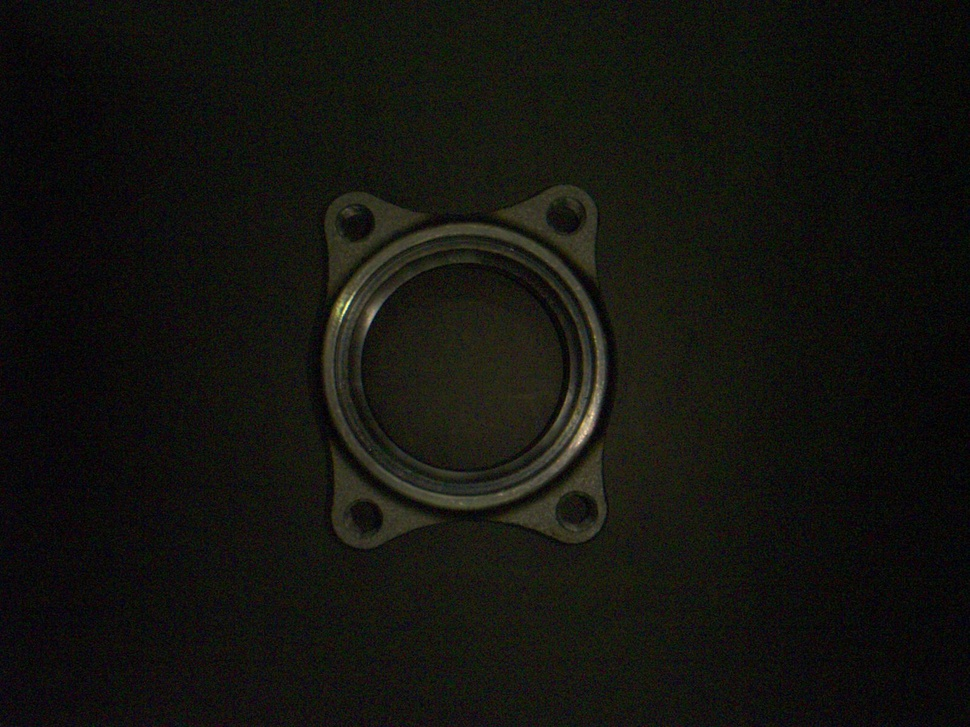
#> input picture data/process/img/6.jpg, 970 x 727 px, shrunk from 1600 x 1200 before the run
$ python traditionmethod.py
#> lines starting #> are read from the running program, lines starting #| are printed output that depends on the picture; after the words box and inside, x2 and y2 are one past the last pixel; in counts of white or black regions, pixels touching at a corner belong together
import cv2
import numpy as np
import os
import shutil
import time


# [58 lines of commented-out code are left out]
dir = 'data/detect_new/'
outdir = 'opencvtest/'
shutil.rmtree(outdir)
os.makedirs(outdir)

# 00000004_7.jpg
image = cv2.imread('data/process/img/6.jpg')
#> image is the input picture: shape (727, 970, 3); mean B, G, R 15.2, 19.6, 19.7
cv2.imwrite(outdir+'1origin.jpg', image)

img = image.copy()

# 灰度图像
img = cv2.cvtColor(img, cv2.COLOR_BGR2GRAY)
cv2.imwrite(outdir+'2gray.jpg',img)

# 二值图像
ret, thresh = cv2.threshold(img, 37, 255, cv2.THRESH_BINARY)
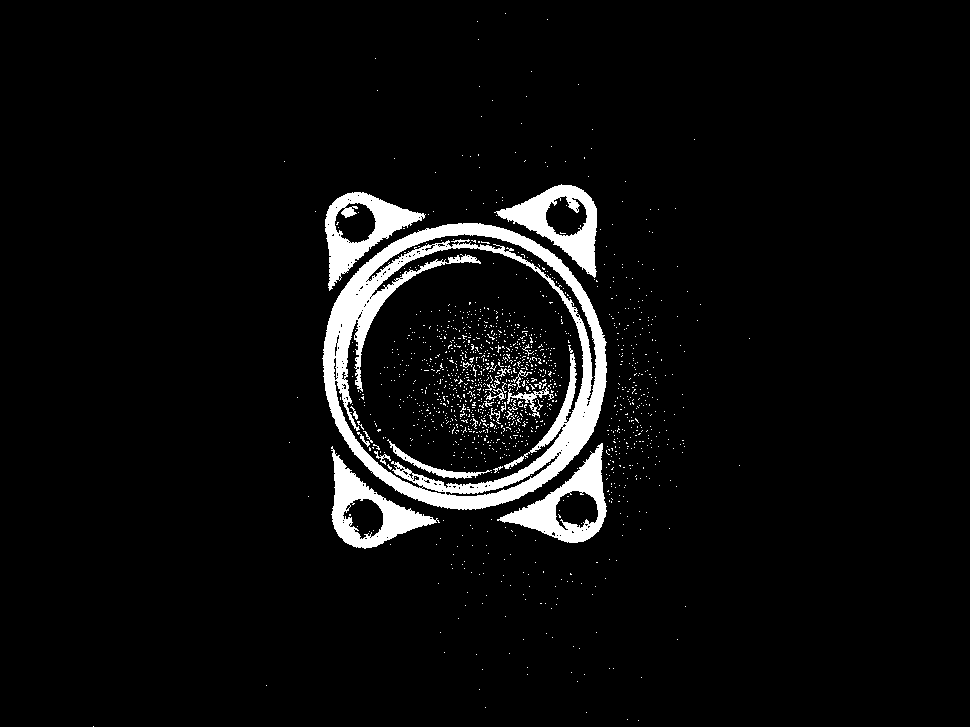
#> thresh: shape (727, 970); 5.2% white; 1363 white regions (1339 under 20 px), largest, box (x1, y1, x2, y2) and area: (322, 223, 607, 510) 18664, (497, 443, 607, 543) 3491, (331, 446, 440, 549) 3466
cv2.imwrite(outdir+'3binary.jpg', thresh)

# 开运算
g = cv2.getStructuringElement(cv2.MORPH_RECT, (5, 5))
img_open = cv2.morphologyEx(thresh, cv2.MORPH_OPEN, g)
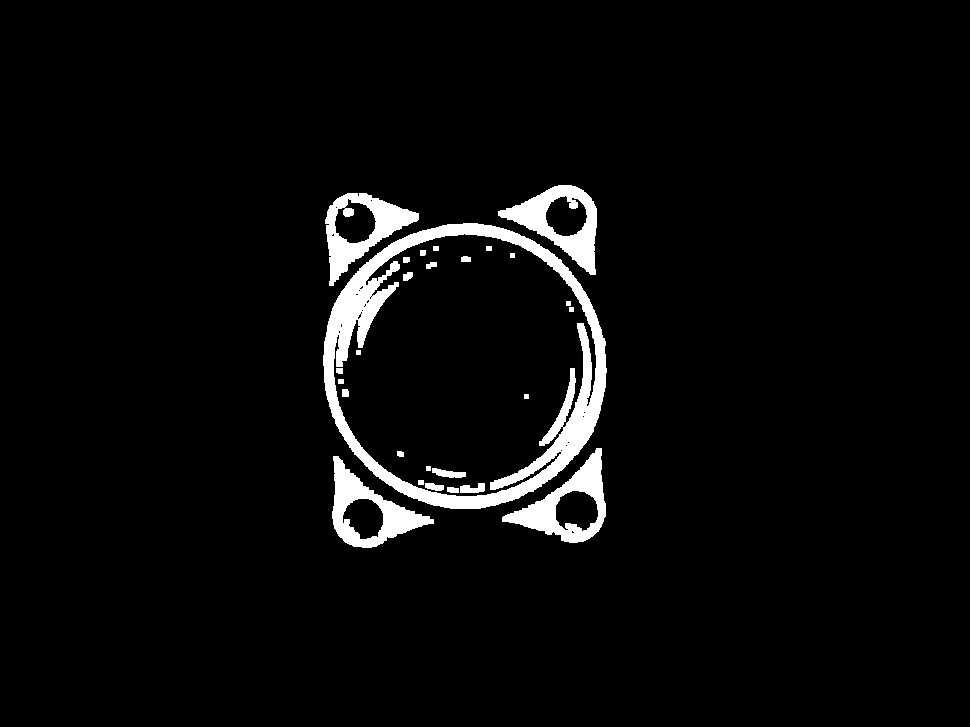
#> img_open: shape (727, 970); 4.1% white; 27 white regions
cv2.imwrite(outdir+'4open.jpg', img_open)

# 找轮廓
contours, hierarchy = cv2.findContours(
    img_open, cv2.RETR_EXTERNAL, cv2.CHAIN_APPROX_SIMPLE)
#> contours = 5 contours; box (x1, y1, x2, y2) and area: (323, 223, 607, 509) 63187, (502, 448, 606, 543) 4401, (498, 185, 597, 275) 4361, (332, 456, 434, 548) 4231, (325, 193, 419, 286) 4203
img_cont = image.copy()
cv2.drawContours(img_cont, contours, -1, (0, 0, 255), 3)
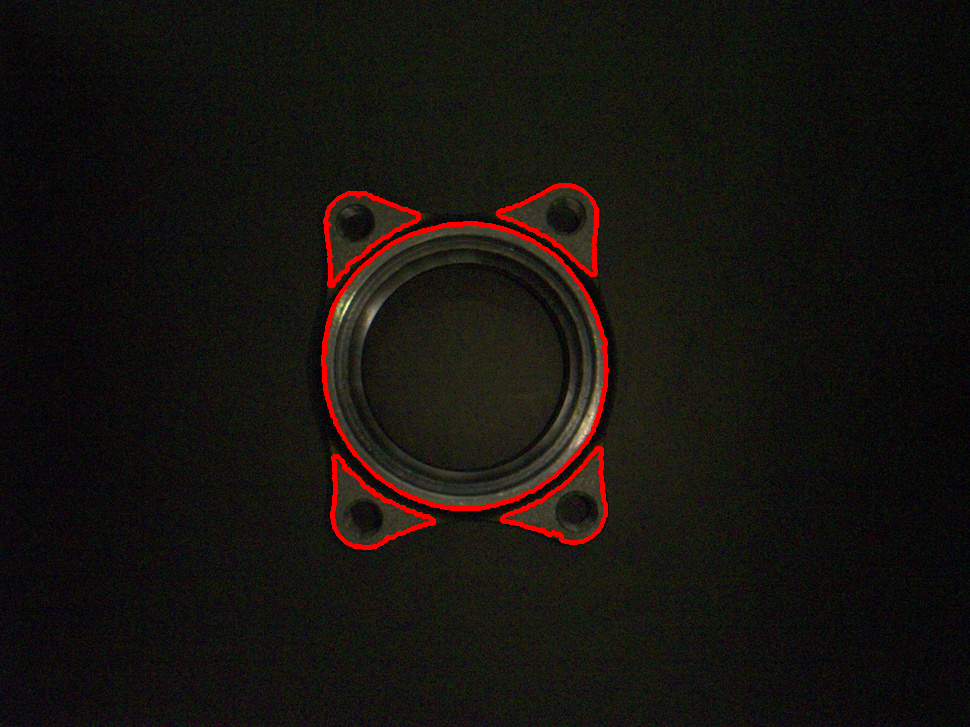
#> img_cont: shape (727, 970, 3); 1.41% of pixels changed, all inside (x1, y1, x2, y2) = (321, 183, 609, 550)

contour = []
for cont in contours:
    contour.extend(cont)
#> this loop made 5 passes
#> after the loop, contour = 1023 items, first 6: [[333, 456]], [[333, 460]], [[334, 461]], [[334, 472]], [[335, 473]], [[334, 474]]

cv2.imwrite(outdir+'5contour.jpg', img_cont)


min_rect = cv2.minAreaRect(np.array(contour))
#> min_rect = ((464.5, 367.3), (282.7, 357.5), -2.12)
box = cv2.boxPoints(min_rect)
#> box = [[329.9, 551.2], [316.7, 193.9], [599.2, 183.5], [612.4, 540.7]]
box = np.int0(box)
#> box = [[329, 551], [316, 193], [599, 183], [612, 540]]
cv2.drawContours(image, [box], 0, (0, 0, 255), 3)
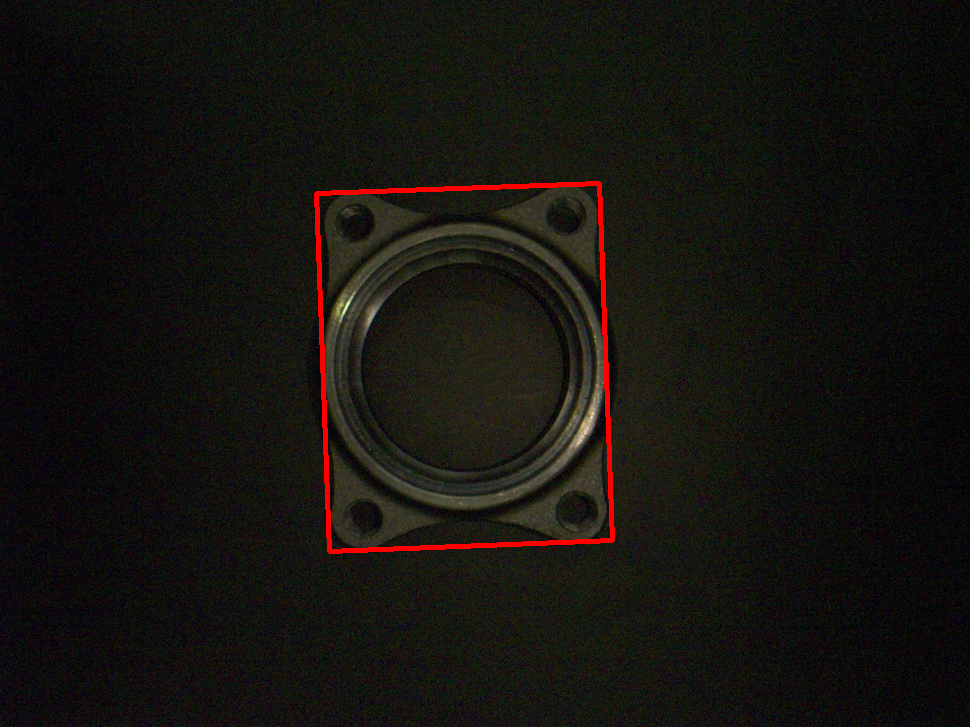
#> image: shape (727, 970, 3); 0.91% of pixels changed, all inside (x1, y1, x2, y2) = (314, 181, 615, 554)
cv2.imwrite(outdir+'6rect.jpg', image)


# [12 lines of commented-out code are left out]

$ run again, with data/process/img/0.jpg copied over data/process/img/6.jpg
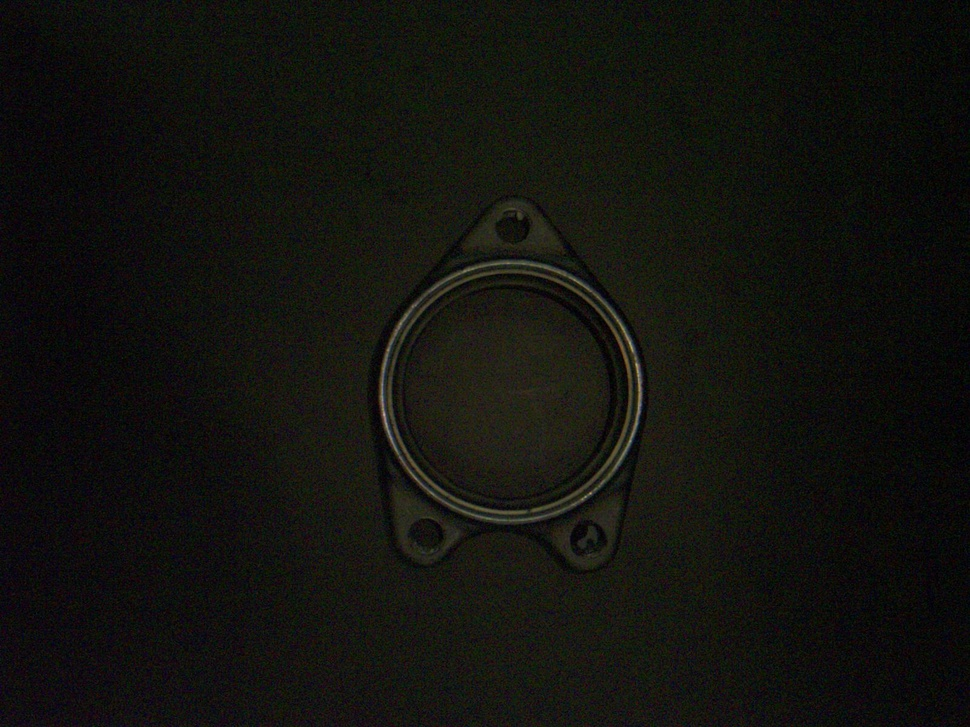
#> input picture data/process/img/0.jpg, 970 x 727 px, shrunk from 1600 x 1200 before the run
#> image is the input picture: shape (727, 970, 3); mean B, G, R 14.7, 18.8, 18.6
#> `ret, thresh = cv2.threshold(img, 37, 255, cv2.THRESH_BINARY)`:
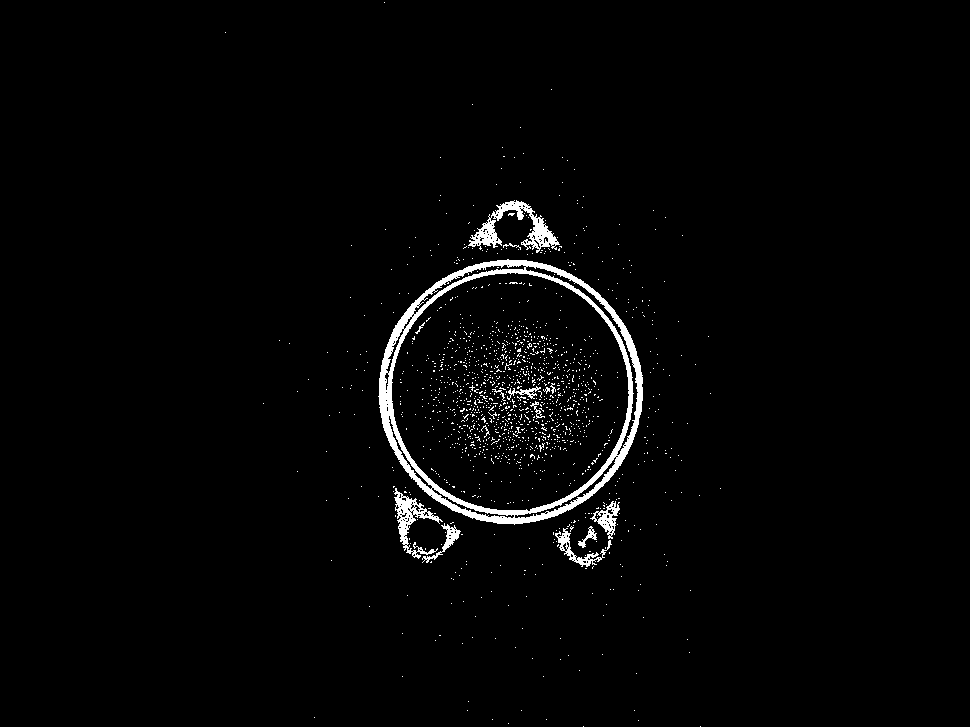
#> thresh: shape (727, 970); 2.2% white; 1410 white regions (1395 under 20 px), largest, box (x1, y1, x2, y2) and area: (378, 259, 643, 525) 8503, (468, 200, 560, 253) 1468, (394, 488, 443, 559) 942
#> img_open: shape (727, 970); 0.77% white; 39 white regions
#> contours = 39 contours, 7 with area under 20; largest, box (x1, y1, x2, y2) and area: (379, 344, 397, 449) 764, (614, 316, 643, 418) 557, (463, 502, 576, 524) 544, (475, 260, 556, 272) 364, (603, 420, 639, 482) 332
#> img_cont: shape (727, 970, 3); 1.31% of pixels changed, all inside (x1, y1, x2, y2) = (377, 202, 645, 547)
#> the loop `for cont in contours:` made 39 passes
#> cont on passes 1, 4, 5, 18, 19, 20, 24, 25: [[558, 538], [558, 542], [566, 542], [566, 538]], [[602, 515], [602, 519], [606, 519], [606, 515]], [[498, 510], [498, 514], [524, 514], [524, 510]], [[628, 396], [628, 403], [632, 403], [632, 396]], [[628, 381], [628, 389], [632, 389], [632, 381]], [[627, 372], [627, 376], [631, 376], [631, 372]], [[435, 283], [435, 287], [439, 287], [439, 283]], [[448, 275], [448, 279], [452, 279], [452, 275]]
#> after the loop `for cont in contours:`: contour = 779 items, first 6: [[558, 538]], [[558, 542]], [[566, 542]], [[566, 538]], [[451, 533]], [[451, 538]]
#> min_rect = ((510.2, 373.5), (263.4, 338.9), -0.988)
#> `box = cv2.boxPoints(min_rect)`: box = [[381.4, 545.2], [375.6, 206.4], [639, 201.8], [644.8, 540.6]]
#> `box = np.int0(box)`: box = [[381, 545], [375, 206], [638, 201], [644, 540]]
#> `cv2.drawContours(image, [box], 0, (0, 0, 255), 3)`:
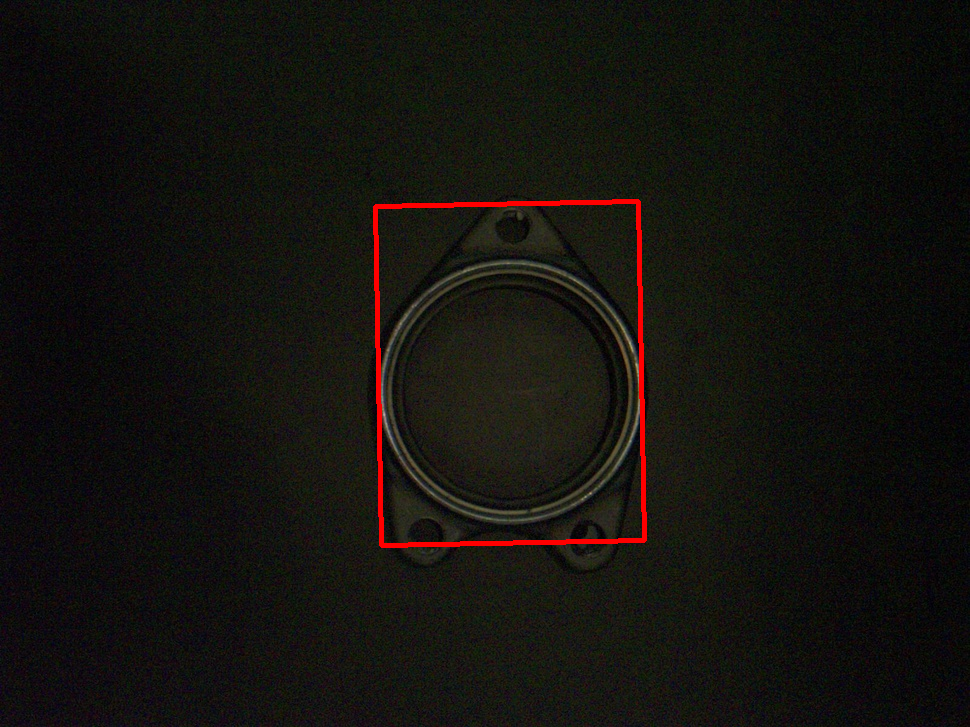
#> image: shape (727, 970, 3); 0.85% of pixels changed, all inside (x1, y1, x2, y2) = (373, 199, 647, 548)
